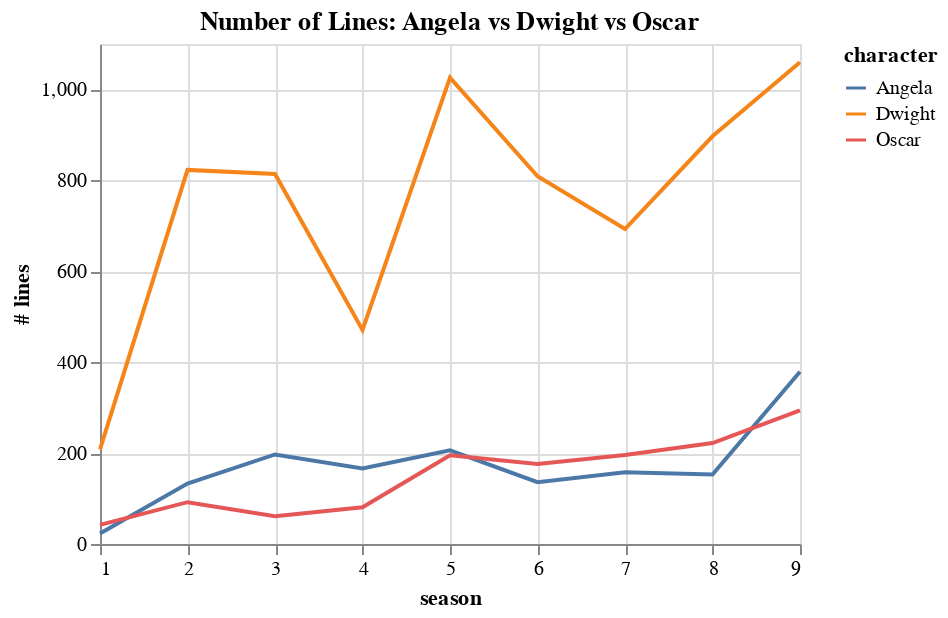

Notebook code cell kept with this figure:
### Code cell
# Layer the charts (overlay, or put 1 on top of another)
((angela + dwight + oscar)
 .properties(title="Number of Lines: Angela vs Dwight vs Oscar")
 .configure(background="white")
)

### Figure 1 — Vega-Lite specification as saved in the notebook (floating-point values rounded to 4 significant figures; data arrays with more than 128 entries replaced by an {"elided": "..."} marker saying what was removed)
{"usermeta": {"embedOptions": {"theme": "fivethirtyeight"}}, "config": {"view": {"continuousWidth": 400, "continuousHeight": 300}, "background": "white"}, "layer": [{"data": {"name": "data-1d6fdd97235bca4d9cd8f2bd20683251"}, "mark": "line", "encoding": {"color": {"type": "nominal", "field": "character"}, "x": {"type": "quantitative", "field": "season", "title": "season"}, "y": {"type": "quantitative", "aggregate": "sum", "field": "text", "title": "# lines"}}, "height": 250, "title": "Number of Lines Angela Had", "width": 350}, {"data": {"name": "data-2796d4449561fcadc6d578800f17e1f9"}, "mark": "line", "encoding": {"color": {"type": "nominal", "field": "character"}, "x": {"type": "quantitative", "field": "season", "title": "season"}, "y": {"type": "quantitative", "aggregate": "sum", "field": "text", "title": "# lines"}}, "height": 250, "title": "Number of Lines Dwight Had", "width": 350}, {"data": {"name": "data-eb5a1b14ea2d1cf4176089a15c23e24d"}, "mark": "line", "encoding": {"color": {"type": "nominal", "field": "character"}, "x": {"type": "quantitative", "field": "season", "title": "season"}, "y": {"type": "quantitative", "aggregate": "sum", "field": "text", "title": "# lines"}}, "height": 250, "title": "Number of Lines Oscar Had", "width": 350}], "title": "Number of Lines: Angela vs Dwight vs Oscar", "$schema": "https://vega.github.io/schema/vega-lite/v4.8.1.json", "datasets": {"data-1d6fdd97235bca4d9cd8f2bd20683251": {"elided": "170 records"}, "data-2796d4449561fcadc6d578800f17e1f9": {"elided": "186 records"}, "data-eb5a1b14ea2d1cf4176089a15c23e24d": {"elided": "164 records"}}}
